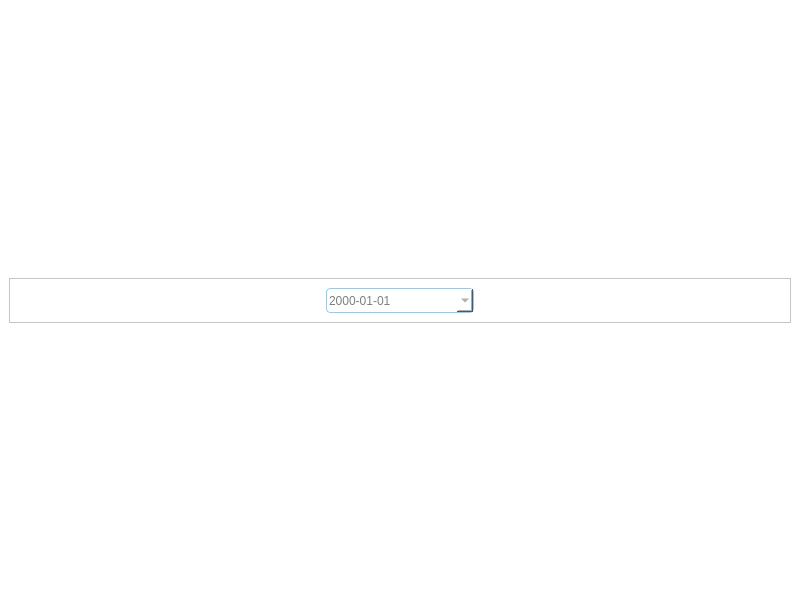
<?xml version="1.0" encoding="UTF-8"?>
<ui version="4.0">
 <class>MainWindow</class>
 <widget class="QMainWindow" name="MainWindow">
  <property name="geometry">
   <rect>
    <x>0</x>
    <y>0</y>
    <width>800</width>
    <height>600</height>
   </rect>
  </property>
  <property name="windowTitle">
   <string>MainWindow</string>
  </property>
  <property name="styleSheet">
   <string notr="true">background-color: rgb(255, 255, 255);</string>
  </property>
  <widget class="QWidget" name="centralwidget">
   <layout class="QVBoxLayout" name="verticalLayout_2">
    <item>
     <spacer name="verticalSpacer_2">
      <property name="orientation">
       <enum>Qt::Vertical</enum>
      </property>
      <property name="sizeHint" stdset="0">
       <size>
        <width>20</width>
        <height>40</height>
       </size>
      </property>
     </spacer>
    </item>
    <item>
     <widget class="QFrame" name="frame">
      <property name="styleSheet">
       <string notr="true">background-color: rgb(255, 255, 255);</string>
      </property>
      <property name="frameShape">
       <enum>QFrame::StyledPanel</enum>
      </property>
      <property name="frameShadow">
       <enum>QFrame::Raised</enum>
      </property>
      <layout class="QHBoxLayout" name="horizontalLayout_2">
       <item>
        <spacer name="horizontalSpacer">
         <property name="orientation">
          <enum>Qt::Horizontal</enum>
         </property>
         <property name="sizeHint" stdset="0">
          <size>
           <width>40</width>
           <height>20</height>
          </size>
         </property>
        </spacer>
       </item>
       <item>
        <widget class="QDateEdit" name="dateEdit_4">
         <property name="styleSheet">
          <string notr="true">
QDateEdit
{border-radius: 4px;
    background-color: white;
    border-style: solid;
    border-width: 1px;
    width:130px;
    height:23px;
   
	color: rgb(127, 127, 127);
	border-color: rgb(135, 207, 255);
    spacing: 5px; 
}

QDateEdit::drop-down {  
image: url(:/newPrefix/calendar.svg);
    width:25px;
    height:23px;
subcontrol-position: right top;
    subcontrol-origin:margin;
     background-color:  rgb(135, 207, 255);
    border-style: solid;
    border-width: 1px;
 border-radius: 1px;
   spacing: 5px; 

}

QCalendarWidget QWidget{
background-color:  rgb(135, 207, 255);
color: white;

}

QCalendarWidget QToolButton{
background-color:  rgb(135, 207, 255);
color: white;
icon-size: 20px;

  	font-size: 11px;
}

QCalendarWidget QMenu{
background-color: rgb(96, 175, 204);
color: white;


}

  /* header row */
 QCalendarWidget QWidget {alternate-background-color: rgb(250, 250, 250);  }

/*normmal days*/
  QCalendarWidget QAbstractItemView:enabled 
  {
	color: rgb(115, 115, 115);

  }

QCalendarWidget QAbstractItemView:disabled{
	color: rgb(200, 200, 200);
}

QCalendarWidget QMenu{
background-color:  rgb(135, 207, 255);
}

QCalendarWidget QSpinBox{
 background-color:  rgb(135, 207, 255);
}


QCalendarWidget QTableView{
background-color: rgb(250, 250, 250);
selection-background-color:  rgb(135, 207, 255);

font-size: 12px;

}

#qt_calendar_prevmonth {
  
    icon-size: 15px;
    qproperty-icon: url(:/newPrefix/left.svg);

}
#qt_calendar_nextmonth {
    
    icon-size: 15px;
    qproperty-icon:   url(:/newPrefix/right.svg);
}
</string>
         </property>
         <property name="displayFormat">
          <string>yyyy-MM-dd</string>
         </property>
         <property name="calendarPopup">
          <bool>true</bool>
         </property>
        </widget>
       </item>
       <item>
        <spacer name="horizontalSpacer_2">
         <property name="orientation">
          <enum>Qt::Horizontal</enum>
         </property>
         <property name="sizeHint" stdset="0">
          <size>
           <width>40</width>
           <height>20</height>
          </size>
         </property>
        </spacer>
       </item>
      </layout>
     </widget>
    </item>
    <item>
     <spacer name="verticalSpacer">
      <property name="orientation">
       <enum>Qt::Vertical</enum>
      </property>
      <property name="sizeHint" stdset="0">
       <size>
        <width>20</width>
        <height>40</height>
       </size>
      </property>
     </spacer>
    </item>
   </layout>
  </widget>
 </widget>
 <resources>
  <include location="reources.qrc"/>
 </resources>
 <connections/>
</ui>
